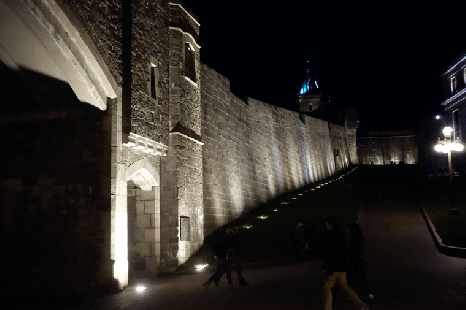
#> input picture Prácicas/archivosPractica2/practica2/images/calle.png, 466 x 310 px
$ python ejercicio04.py
#> lines starting #> are read from the running program, lines starting #| are printed output that depends on the picture
import skimage as ski
import matplotlib.pyplot as plt
import numpy as np
from skimage.color import rgb2hsv, hsv2rgb

# Función para aplicar ACLARAR a un canal individual
def aclarar_channel(channel):
    channel_float = ski.util.img_as_float(channel) * 255
    channel_aclarada = np.sqrt(255 * channel_float)
    return ski.util.img_as_ubyte(channel_aclarada / 255)

# Función para aplicar ECUAL a un canal individual
def ecualizar_channel(channel):
    eq = ski.exposure.equalize_hist(channel)
    return ski.util.img_as_ubyte(eq)

# Función para aplicar CLAHE a un canal individual
def clahe_channel(channel):
    eq_clahe = ski.exposure.equalize_adapthist(channel)
    return ski.util.img_as_ubyte(eq_clahe)

img_original = ski.io.imread("images/calle.png")
#> img_original is the input picture: shape (310, 466, 3); mean R, G, B 45.7, 41.5, 37.5
img_hsv = rgb2hsv(img_original)
#> img_hsv: shape (310, 466, 3) float64; mean of channels 0, 1, 2 0.301, 0.421, 0.185
img_rgb = hsv2rgb(img_hsv)

h_orig, c_orig = ski.exposure.histogram(img_rgb)
#> h_orig = 256 values, max 55011 at index 6, min 0 at index 32, mean 1692.9; c_orig = 256 values from 0.00195 to 0.998

img_real = ski.util.img_as_float(img_original) * 255

# === ACLARAR ===
h_aclarar = img_hsv[:, :, 0]
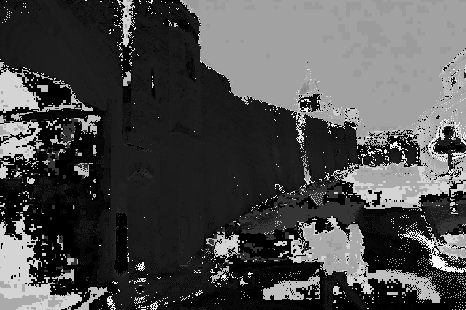
#> h_aclarar: shape (310, 466) float64; min 0, max 0.986, mean 0.301
s_aclarar = img_hsv[:, :, 1]
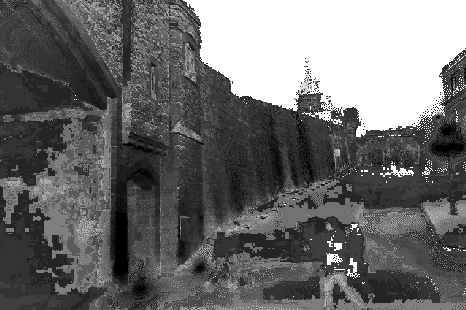
#> s_aclarar: shape (310, 466) float64; min 0, max 1, mean 0.421
v_aclarar = aclarar_channel(img_hsv[:, :, 2])
#> in aclarar_channel, `channel_aclarada = np.sqrt(255 * channel_float)`:
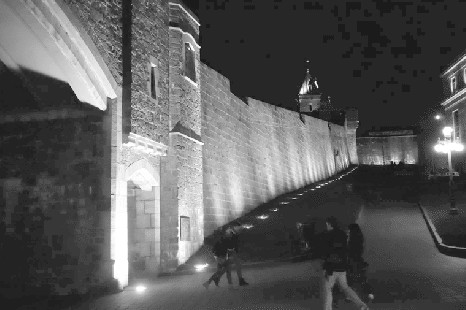
#> channel_aclarada: shape (310, 466) float64; min 27.66, max 255, mean 90.8

img_clara = np.stack([h_aclarar, s_aclarar, v_aclarar], axis=-1)
#> img_clara: shape (310, 466, 3) float64; mean of channels 0, 1, 2 0.3, 0.4, 90.7
img_clara = hsv2rgb(img_clara)
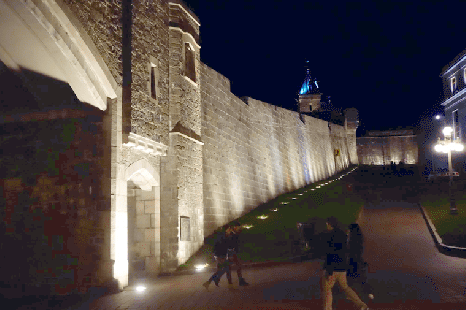
#> img_clara: shape (310, 466, 3) float64; mean R, G, B 82.2, 73.1, 71.2
h_clara_1, c_clara_1 = ski.exposure.histogram(img_clara)
#> h_clara_1 = 256 values, max 39086 at index 36, min 0 at index 1, mean 1692.9; c_clara_1 = 256 values from 0.498 to 254.5

# === ECUALIZADA ===
h_eq = img_hsv[:, :, 0]
s_eq = img_hsv[:, :, 1]
v_eq = ecualizar_channel(img_hsv[:, :, 2])
#> in ecualizar_channel, `eq = ski.exposure.equalize_hist(channel)`:
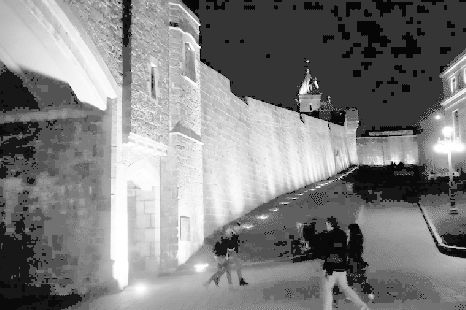
#> eq: shape (310, 466) float64; min 0.026, max 1, mean 0.505

img_eq = np.stack([h_eq, s_eq, v_eq], axis=-1)
#> img_eq: shape (310, 466, 3) float64; mean of channels 0, 1, 2 0.3, 0.4, 128.8
img_eq = hsv2rgb(img_eq)
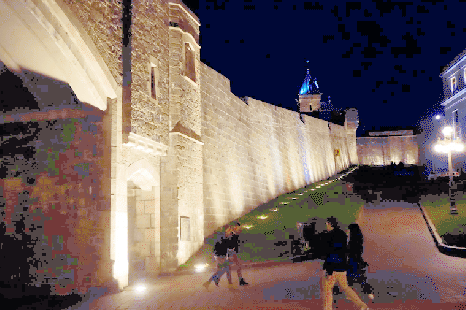
#> img_eq: shape (310, 466, 3) float64; mean R, G, B 117.5, 102.1, 98.1
h_eq, c_eq = ski.exposure.histogram(img_eq)
#> h_eq = 256 values, max 27678 at index 0, min 0 at index 1, mean 1692.9; c_eq = 256 values from 0.498 to 254.5

# === CLAHE ===
h_clahe = img_hsv[:, :, 0]
s_clahe = img_hsv[:, :, 1]
v_clahe = clahe_channel(img_hsv[:, :, 2])

img_eq_CLAHE = np.stack([h_clahe, s_clahe, v_clahe], axis=-1)
#> img_eq_CLAHE: shape (310, 466, 3) float64; mean of channels 0, 1, 2 0.3, 0.4, 52
img_eq_CLAHE = hsv2rgb(img_eq_CLAHE)
h_eq_CLAHE, c_eq_CLAHE = ski.exposure.histogram(img_eq_CLAHE)
#> h_eq_CLAHE = 256 values, max 31483 at index 0, min 92 at index 241, mean 1692.9; c_eq_CLAHE = 256 values from 0.498 to 254.5

fig, axs = plt.subplots(3, 4, layout="constrained")

axs[0, 0].imshow(img_rgb, cmap='gray')
axs[0, 0].set_title("Original")
axs[0, 1].bar(c_orig, h_orig, 1.1)

axs[1, 0].imshow(img_clara, cmap='gray')
axs[1, 0].set_title("Aclarada 1")
axs[1, 1].bar(c_clara_1, h_clara_1, 1.1)

#axs[2, 0].imshow(img_clara_2, cmap='gray')
axs[2, 0].set_title("Aclarada 2")
#axs[2, 1].bar(c_clara_2, h_clara_2, 1.1)

axs[0, 2].imshow(img_eq, cmap='gray')
axs[0, 2].set_title("Ecualizada")
axs[0, 3].bar(c_eq, h_eq, 1.1)

axs[1, 2].imshow(img_eq_CLAHE, cmap='gray')
axs[1, 2].set_title("CLAHE")
axs[1, 3].bar(c_eq_CLAHE, h_eq_CLAHE, 1.1)

axs_lineal = axs.ravel()
for i in range(0, axs_lineal.size, 2):
    axs_lineal[i].set_axis_off()
    axs_lineal[i + 1].set_xticks([0, 64, 128, 192, 255])

plt.show()
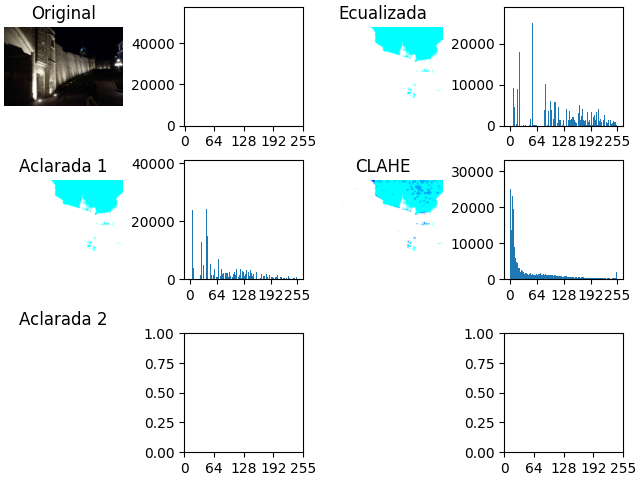
#> figure drawn by matplotlib, 8 panels; panel 2: tallest bar 55011 high, from x = -0.525 to 0.575; panel 4: tallest bar 27678 high, from x = -0.052 to 1.05; panel 6: tallest bar 39086 high, from x = 35.81 to 36.91; panel 8: tallest bar 31483 high, from x = -0.052 to 1.05

$ run again, with Prácicas/archivosPractica2/practica2/images/templo.png copied over Prácicas/archivosPractica2/practica2/images/calle.png
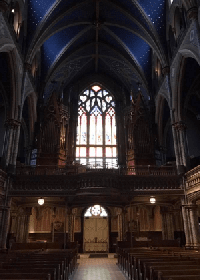
#> input picture Prácicas/archivosPractica2/practica2/images/templo.png, 200 x 280 px
#> img_original is the input picture: shape (280, 200, 3); mean R, G, B 46.8, 38.3, 38.3
#> img_hsv: shape (280, 200, 3) float64; mean of channels 0, 1, 2 0.336, 0.347, 0.196
#> h_orig = 256 values, max 7103 at index 13, min 0 at index 1, mean 656.2; c_orig = 256 values from 0.00195 to 0.998
#> h_clara_1 = 256 values, max 6944 at index 53, min 0 at index 1, mean 656.2; c_clara_1 = 256 values from 0.498 to 254.5
#> `img_eq = hsv2rgb(img_eq)`:
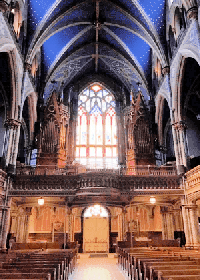
#> img_eq: shape (280, 200, 3) float64; mean R, G, B 120.3, 95, 94.7
#> h_eq = 256 values, max 6571 at index 86, min 0 at index 4, mean 656.2; c_eq = 256 values from 0.498 to 254.5
#> `img_eq_CLAHE = hsv2rgb(img_eq_CLAHE)`:
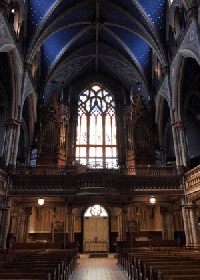
#> img_eq_CLAHE: shape (280, 200, 3) float64; mean R, G, B 57, 46.8, 47.2
#> h_eq_CLAHE = 256 values, max 4478 at index 18, min 10 at index 1, mean 656.2; c_eq_CLAHE = 256 values from 0.498 to 254.5
